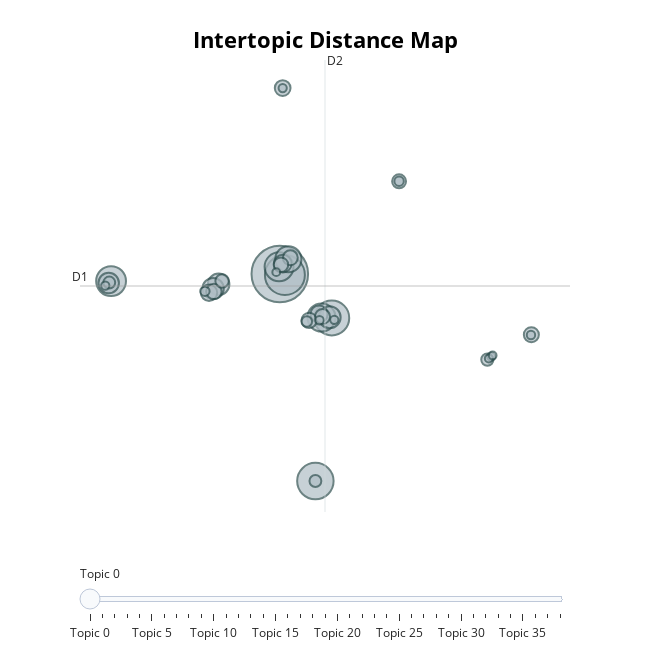

Source (notebook cell):
### Code cell
topic_model.visualize_topics(custom_labels=True)

### Figure 1 — Plotly figure (JSON) as saved in the notebook; plotly's stock layout.template omitted (floating-point values rounded to 4 significant figures)
{"data": [{"customdata": [[0, "bathroom | shower | hotel", 5098], [1, "stay hotel | hotel | hotels", 2545], [2, "excellent hotel | hotel excellent | hotel fantastic", 2116], [3, "excellent breakfast | breakfast excellent | nice breakfast", 1939], [4, "hotel hanoi | hanoi hotel | hanoi stay", 1419], [5, "close beach | nice beach | beach nice", 1334], [6, "bike ride | bicycle | bicycles", 1255], [7, "hotel vietnam | vietnam hotel | hotels vietnam", 1091], [8, "nice pool | pool nice | rooftop pool", 772], [9, "staff helpful | staffs friendly | staff helpfull", 741], [10, "spacious clean | clean clean | clean spacious", 723], [11, "hotel hoi | town hoi | hoi town", 670], [12, "tanh market | ben market | thanh market", 502], [13, "close airport | airport nice | distance airport", 472], [14, "excellent location | location excellent | nice location", 427], [15, "night market | market night | night markets", 395], [16, "helpful location | location helpful | friendly location", 380], [17, "shower water | water shower | toilet shower", 374], [18, "hotel | vietnamese | buffet", 361], [19, "overlooking river | river view | view river", 360], [20, "hotels saigon | saigon stay | hotel saigon", 356], [21, "trang hotel | hotel nha | nha trang", 338], [22, "return stay | stay return | stay stayed", 310], [23, "staff english | english staff | english fluently", 287], [24, "perfect perfect | perfect | excellent perfect", 238], [25, "stars hotel | star hotel | hotel star", 224], [26, "return ho | visit ho | visiting ho", 223], [27, "noise night | loud noise | night noisy", 179], [28, "money worth | money worthy | worth money", 141], [29, "awesome stay | nice stay | stay excellent", 141], [30, "tea staff | breakfast tea | tea nice", 116], [31, "convenient lake | lake nice | lake lake", 113], [32, "hcmc hotel | hotel hcmc | hcm hotel", 109], [33, "ancient town | distance ancient | town nice", 108], [34, "vegetarians hotel | breakfast vegetarian | breakfast vegetarians", 108], [35, "fine | nice fine | fine fine", 107], [36, "goodie | nice | nguyen nice", 102], [37, "halong bay | bay hotel | bay hostel", 98], [38, "fantastic fantastic | amazing fantastic | super fantastic", 96]], "hovertemplate": "<b>Topic %{customdata[0]}</b><br>%{customdata[1]}<br>Size: %{customdata[2]}", "legendgroup": "", "marker": {"color": "#B0BEC5", "line": {"color": "DarkSlateGrey", "width": 2}, "size": [5098, 2545, 2116, 1939, 1419, 1334, 1255, 1091, 772, 741, 723, 670, 502, 472, 427, 395, 380, 374, 361, 360, 356, 338, 310, 287, 238, 224, 223, 179, 141, 141, 116, 113, 109, 108, 108, 107, 102, 98, 96], "sizemode": "area", "sizeref": 3.186, "symbol": "circle"}, "mode": "markers", "name": "", "orientation": "v", "showlegend": false, "type": "scatter", "x": [0.4466, 0.8201, 3.057, 4.26, -11.93, 0.3914, 3.505, 1.073, 4.103, -4.043, -4.447, -12.11, 0.6644, 3.33, -4.748, 0.6567, -4.391, 2.602, 3.581, 18.9, 1.217, 0.5321, 9.198, -3.79, 15.67, 3.059, -12.07, 2.425, -5.05, 9.199, 3.356, 18.88, -12.36, 0.6567, 4.444, 15.96, 15.78, 0.1872, 16.07], "xaxis": "x", "y": [0.08692, -0.009056, -19.47, -4.07, -0.5894, 0.7596, -4.024, 1.471, -4.003, -0.8911, -1.295, -0.7642, 1.068, -3.696, -1.682, 17.64, -1.559, -4.287, -3.936, -5.647, 1.611, 0.9504, 8.835, -0.5725, -8.0, -19.46, -0.7221, -4.406, -1.554, 8.836, -4.282, -5.676, -1.015, 17.64, -4.243, -7.715, -7.889, 0.2581, -7.608], "yaxis": "y"}], "layout": {"annotations": [{"showarrow": false, "text": "D1", "x": -14.21, "y": -1.05, "yshift": 10}, {"showarrow": false, "text": "D2", "x": 3.762, "xshift": 10, "y": 20.29}], "height": 650, "hoverlabel": {"bgcolor": "white", "font": {"family": "Rockwell", "size": 16}}, "legend": {"itemsizing": "constant", "tracegroupgap": 0}, "margin": {"t": 60}, "shapes": [{"line": {"color": "#CFD8DC", "width": 2}, "type": "line", "x0": 3.762, "x1": 3.762, "y0": -22.39, "y1": 20.29}, {"line": {"color": "#9E9E9E", "width": 2}, "type": "line", "x0": -14.21, "x1": 21.74, "y0": -1.05, "y1": -1.05}], "sliders": [{"active": 0, "pad": {"t": 50}, "steps": [{"args": [{"marker.color": [["red", "#B0BEC5", "#B0BEC5", "#B0BEC5", "#B0BEC5", "#B0BEC5", "#B0BEC5", "#B0BEC5", "#B0BEC5", "#B0BEC5", "#B0BEC5", "#B0BEC5", "#B0BEC5", "#B0BEC5", "#B0BEC5", "#B0BEC5", "#B0BEC5", "#B0BEC5", "#B0BEC5", "#B0BEC5", "#B0BEC5", "#B0BEC5", "#B0BEC5", "#B0BEC5", "#B0BEC5", "#B0BEC5", "#B0BEC5", "#B0BEC5", "#B0BEC5", "#B0BEC5", "#B0BEC5", "#B0BEC5", "#B0BEC5", "#B0BEC5", "#B0BEC5", "#B0BEC5", "#B0BEC5", "#B0BEC5", "#B0BEC5"]]}], "label": "Topic 0", "method": "update"}, {"args": [{"marker.color": [["#B0BEC5", "red", "#B0BEC5", "#B0BEC5", "#B0BEC5", "#B0BEC5", "#B0BEC5", "#B0BEC5", "#B0BEC5", "#B0BEC5", "#B0BEC5", "#B0BEC5", "#B0BEC5", "#B0BEC5", "#B0BEC5", "#B0BEC5", "#B0BEC5", "#B0BEC5", "#B0BEC5", "#B0BEC5", "#B0BEC5", "#B0BEC5", "#B0BEC5", "#B0BEC5", "#B0BEC5", "#B0BEC5", "#B0BEC5", "#B0BEC5", "#B0BEC5", "#B0BEC5", "#B0BEC5", "#B0BEC5", "#B0BEC5", "#B0BEC5", "#B0BEC5", "#B0BEC5", "#B0BEC5", "#B0BEC5", "#B0BEC5"]]}], "label": "Topic 1", "method": "update"}, {"args": [{"marker.color": [["#B0BEC5", "#B0BEC5", "red", "#B0BEC5", "#B0BEC5", "#B0BEC5", "#B0BEC5", "#B0BEC5", "#B0BEC5", "#B0BEC5", "#B0BEC5", "#B0BEC5", "#B0BEC5", "#B0BEC5", "#B0BEC5", "#B0BEC5", "#B0BEC5", "#B0BEC5", "#B0BEC5", "#B0BEC5", "#B0BEC5", "#B0BEC5", "#B0BEC5", "#B0BEC5", "#B0BEC5", "#B0BEC5", "#B0BEC5", "#B0BEC5", "#B0BEC5", "#B0BEC5", "#B0BEC5", "#B0BEC5", "#B0BEC5", "#B0BEC5", "#B0BEC5", "#B0BEC5", "#B0BEC5", "#B0BEC5", "#B0BEC5"]]}], "label": "Topic 2", "method": "update"}, {"args": [{"marker.color": [["#B0BEC5", "#B0BEC5", "#B0BEC5", "red", "#B0BEC5", "#B0BEC5", "#B0BEC5", "#B0BEC5", "#B0BEC5", "#B0BEC5", "#B0BEC5", "#B0BEC5", "#B0BEC5", "#B0BEC5", "#B0BEC5", "#B0BEC5", "#B0BEC5", "#B0BEC5", "#B0BEC5", "#B0BEC5", "#B0BEC5", "#B0BEC5", "#B0BEC5", "#B0BEC5", "#B0BEC5", "#B0BEC5", "#B0BEC5", "#B0BEC5", "#B0BEC5", "#B0BEC5", "#B0BEC5", "#B0BEC5", "#B0BEC5", "#B0BEC5", "#B0BEC5", "#B0BEC5", "#B0BEC5", "#B0BEC5", "#B0BEC5"]]}], "label": "Topic 3", "method": "update"}, {"args": [{"marker.color": [["#B0BEC5", "#B0BEC5", "#B0BEC5", "#B0BEC5", "red", "#B0BEC5", "#B0BEC5", "#B0BEC5", "#B0BEC5", "#B0BEC5", "#B0BEC5", "#B0BEC5", "#B0BEC5", "#B0BEC5", "#B0BEC5", "#B0BEC5", "#B0BEC5", "#B0BEC5", "#B0BEC5", "#B0BEC5", "#B0BEC5", "#B0BEC5", "#B0BEC5", "#B0BEC5", "#B0BEC5", "#B0BEC5", "#B0BEC5", "#B0BEC5", "#B0BEC5", "#B0BEC5", "#B0BEC5", "#B0BEC5", "#B0BEC5", "#B0BEC5", "#B0BEC5", "#B0BEC5", "#B0BEC5", "#B0BEC5", "#B0BEC5"]]}], "label": "Topic 4", "method": "update"}, {"args": [{"marker.color": [["#B0BEC5", "#B0BEC5", "#B0BEC5", "#B0BEC5", "#B0BEC5", "red", "#B0BEC5", "#B0BEC5", "#B0BEC5", "#B0BEC5", "#B0BEC5", "#B0BEC5", "#B0BEC5", "#B0BEC5", "#B0BEC5", "#B0BEC5", "#B0BEC5", "#B0BEC5", "#B0BEC5", "#B0BEC5", "#B0BEC5", "#B0BEC5", "#B0BEC5", "#B0BEC5", "#B0BEC5", "#B0BEC5", "#B0BEC5", "#B0BEC5", "#B0BEC5", "#B0BEC5", "#B0BEC5", "#B0BEC5", "#B0BEC5", "#B0BEC5", "#B0BEC5", "#B0BEC5", "#B0BEC5", "#B0BEC5", "#B0BEC5"]]}], "label": "Topic 5", "method": "update"}, {"args": [{"marker.color": [["#B0BEC5", "#B0BEC5", "#B0BEC5", "#B0BEC5", "#B0BEC5", "#B0BEC5", "red", "#B0BEC5", "#B0BEC5", "#B0BEC5", "#B0BEC5", "#B0BEC5", "#B0BEC5", "#B0BEC5", "#B0BEC5", "#B0BEC5", "#B0BEC5", "#B0BEC5", "#B0BEC5", "#B0BEC5", "#B0BEC5", "#B0BEC5", "#B0BEC5", "#B0BEC5", "#B0BEC5", "#B0BEC5", "#B0BEC5", "#B0BEC5", "#B0BEC5", "#B0BEC5", "#B0BEC5", "#B0BEC5", "#B0BEC5", "#B0BEC5", "#B0BEC5", "#B0BEC5", "#B0BEC5", "#B0BEC5", "#B0BEC5"]]}], "label": "Topic 6", "method": "update"}, {"args": [{"marker.color": [["#B0BEC5", "#B0BEC5", "#B0BEC5", "#B0BEC5", "#B0BEC5", "#B0BEC5", "#B0BEC5", "red", "#B0BEC5", "#B0BEC5", "#B0BEC5", "#B0BEC5", "#B0BEC5", "#B0BEC5", "#B0BEC5", "#B0BEC5", "#B0BEC5", "#B0BEC5", "#B0BEC5", "#B0BEC5", "#B0BEC5", "#B0BEC5", "#B0BEC5", "#B0BEC5", "#B0BEC5", "#B0BEC5", "#B0BEC5", "#B0BEC5", "#B0BEC5", "#B0BEC5", "#B0BEC5", "#B0BEC5", "#B0BEC5", "#B0BEC5", "#B0BEC5", "#B0BEC5", "#B0BEC5", "#B0BEC5", "#B0BEC5"]]}], "label": "Topic 7", "method": "update"}, {"args": [{"marker.color": [["#B0BEC5", "#B0BEC5", "#B0BEC5", "#B0BEC5", "#B0BEC5", "#B0BEC5", "#B0BEC5", "#B0BEC5", "red", "#B0BEC5", "#B0BEC5", "#B0BEC5", "#B0BEC5", "#B0BEC5", "#B0BEC5", "#B0BEC5", "#B0BEC5", "#B0BEC5", "#B0BEC5", "#B0BEC5", "#B0BEC5", "#B0BEC5", "#B0BEC5", "#B0BEC5", "#B0BEC5", "#B0BEC5", "#B0BEC5", "#B0BEC5", "#B0BEC5", "#B0BEC5", "#B0BEC5", "#B0BEC5", "#B0BEC5", "#B0BEC5", "#B0BEC5", "#B0BEC5", "#B0BEC5", "#B0BEC5", "#B0BEC5"]]}], "label": "Topic 8", "method": "update"}, {"args": [{"marker.color": [["#B0BEC5", "#B0BEC5", "#B0BEC5", "#B0BEC5", "#B0BEC5", "#B0BEC5", "#B0BEC5", "#B0BEC5", "#B0BEC5", "red", "#B0BEC5", "#B0BEC5", "#B0BEC5", "#B0BEC5", "#B0BEC5", "#B0BEC5", "#B0BEC5", "#B0BEC5", "#B0BEC5", "#B0BEC5", "#B0BEC5", "#B0BEC5", "#B0BEC5", "#B0BEC5", "#B0BEC5", "#B0BEC5", "#B0BEC5", "#B0BEC5", "#B0BEC5", "#B0BEC5", "#B0BEC5", "#B0BEC5", "#B0BEC5", "#B0BEC5", "#B0BEC5", "#B0BEC5", "#B0BEC5", "#B0BEC5", "#B0BEC5"]]}], "label": "Topic 9", "method": "update"}, {"args": [{"marker.color": [["#B0BEC5", "#B0BEC5", "#B0BEC5", "#B0BEC5", "#B0BEC5", "#B0BEC5", "#B0BEC5", "#B0BEC5", "#B0BEC5", "#B0BEC5", "red", "#B0BEC5", "#B0BEC5", "#B0BEC5", "#B0BEC5", "#B0BEC5", "#B0BEC5", "#B0BEC5", "#B0BEC5", "#B0BEC5", "#B0BEC5", "#B0BEC5", "#B0BEC5", "#B0BEC5", "#B0BEC5", "#B0BEC5", "#B0BEC5", "#B0BEC5", "#B0BEC5", "#B0BEC5", "#B0BEC5", "#B0BEC5", "#B0BEC5", "#B0BEC5", "#B0BEC5", "#B0BEC5", "#B0BEC5", "#B0BEC5", "#B0BEC5"]]}], "label": "Topic 10", "method": "update"}, {"args": [{"marker.color": [["#B0BEC5", "#B0BEC5", "#B0BEC5", "#B0BEC5", "#B0BEC5", "#B0BEC5", "#B0BEC5", "#B0BEC5", "#B0BEC5", "#B0BEC5", "#B0BEC5", "red", "#B0BEC5", "#B0BEC5", "#B0BEC5", "#B0BEC5", "#B0BEC5", "#B0BEC5", "#B0BEC5", "#B0BEC5", "#B0BEC5", "#B0BEC5", "#B0BEC5", "#B0BEC5", "#B0BEC5", "#B0BEC5", "#B0BEC5", "#B0BEC5", "#B0BEC5", "#B0BEC5", "#B0BEC5", "#B0BEC5", "#B0BEC5", "#B0BEC5", "#B0BEC5", "#B0BEC5", "#B0BEC5", "#B0BEC5", "#B0BEC5"]]}], "label": "Topic 11", "method": "update"}, {"args": [{"marker.color": [["#B0BEC5", "#B0BEC5", "#B0BEC5", "#B0BEC5", "#B0BEC5", "#B0BEC5", "#B0BEC5", "#B0BEC5", "#B0BEC5", "#B0BEC5", "#B0BEC5", "#B0BEC5", "red", "#B0BEC5", "#B0BEC5", "#B0BEC5", "#B0BEC5", "#B0BEC5", "#B0BEC5", "#B0BEC5", "#B0BEC5", "#B0BEC5", "#B0BEC5", "#B0BEC5", "#B0BEC5", "#B0BEC5", "#B0BEC5", "#B0BEC5", "#B0BEC5", "#B0BEC5", "#B0BEC5", "#B0BEC5", "#B0BEC5", "#B0BEC5", "#B0BEC5", "#B0BEC5", "#B0BEC5", "#B0BEC5", "#B0BEC5"]]}], "label": "Topic 12", "method": "update"}, {"args": [{"marker.color": [["#B0BEC5", "#B0BEC5", "#B0BEC5", "#B0BEC5", "#B0BEC5", "#B0BEC5", "#B0BEC5", "#B0BEC5", "#B0BEC5", "#B0BEC5", "#B0BEC5", "#B0BEC5", "#B0BEC5", "red", "#B0BEC5", "#B0BEC5", "#B0BEC5", "#B0BEC5", "#B0BEC5", "#B0BEC5", "#B0BEC5", "#B0BEC5", "#B0BEC5", "#B0BEC5", "#B0BEC5", "#B0BEC5", "#B0BEC5", "#B0BEC5", "#B0BEC5", "#B0BEC5", "#B0BEC5", "#B0BEC5", "#B0BEC5", "#B0BEC5", "#B0BEC5", "#B0BEC5", "#B0BEC5", "#B0BEC5", "#B0BEC5"]]}], "label": "Topic 13", "method": "update"}, {"args": [{"marker.color": [["#B0BEC5", "#B0BEC5", "#B0BEC5", "#B0BEC5", "#B0BEC5", "#B0BEC5", "#B0BEC5", "#B0BEC5", "#B0BEC5", "#B0BEC5", "#B0BEC5", "#B0BEC5", "#B0BEC5", "#B0BEC5", "red", "#B0BEC5", "#B0BEC5", "#B0BEC5", "#B0BEC5", "#B0BEC5", "#B0BEC5", "#B0BEC5", "#B0BEC5", "#B0BEC5", "#B0BEC5", "#B0BEC5", "#B0BEC5", "#B0BEC5", "#B0BEC5", "#B0BEC5", "#B0BEC5", "#B0BEC5", "#B0BEC5", "#B0BEC5", "#B0BEC5", "#B0BEC5", "#B0BEC5", "#B0BEC5", "#B0BEC5"]]}], "label": "Topic 14", "method": "update"}, {"args": [{"marker.color": [["#B0BEC5", "#B0BEC5", "#B0BEC5", "#B0BEC5", "#B0BEC5", "#B0BEC5", "#B0BEC5", "#B0BEC5", "#B0BEC5", "#B0BEC5", "#B0BEC5", "#B0BEC5", "#B0BEC5", "#B0BEC5", "#B0BEC5", "red", "#B0BEC5", "#B0BEC5", "#B0BEC5", "#B0BEC5", "#B0BEC5", "#B0BEC5", "#B0BEC5", "#B0BEC5", "#B0BEC5", "#B0BEC5", "#B0BEC5", "#B0BEC5", "#B0BEC5", "#B0BEC5", "#B0BEC5", "#B0BEC5", "#B0BEC5", "#B0BEC5", "#B0BEC5", "#B0BEC5", "#B0BEC5", "#B0BEC5", "#B0BEC5"]]}], "label": "Topic 15", "method": "update"}, {"args": [{"marker.color": [["#B0BEC5", "#B0BEC5", "#B0BEC5", "#B0BEC5", "#B0BEC5", "#B0BEC5", "#B0BEC5", "#B0BEC5", "#B0BEC5", "#B0BEC5", "#B0BEC5", "#B0BEC5", "#B0BEC5", "#B0BEC5", "#B0BEC5", "#B0BEC5", "red", "#B0BEC5", "#B0BEC5", "#B0BEC5", "#B0BEC5", "#B0BEC5", "#B0BEC5", "#B0BEC5", "#B0BEC5", "#B0BEC5", "#B0BEC5", "#B0BEC5", "#B0BEC5", "#B0BEC5", "#B0BEC5", "#B0BEC5", "#B0BEC5", "#B0BEC5", "#B0BEC5", "#B0BEC5", "#B0BEC5", "#B0BEC5", "#B0BEC5"]]}], "label": "Topic 16", "method": "update"}, {"args": [{"marker.color": [["#B0BEC5", "#B0BEC5", "#B0BEC5", "#B0BEC5", "#B0BEC5", "#B0BEC5", "#B0BEC5", "#B0BEC5", "#B0BEC5", "#B0BEC5", "#B0BEC5", "#B0BEC5", "#B0BEC5", "#B0BEC5", "#B0BEC5", "#B0BEC5", "#B0BEC5", "red", "#B0BEC5", "#B0BEC5", "#B0BEC5", "#B0BEC5", "#B0BEC5", "#B0BEC5", "#B0BEC5", "#B0BEC5", "#B0BEC5", "#B0BEC5", "#B0BEC5", "#B0BEC5", "#B0BEC5", "#B0BEC5", "#B0BEC5", "#B0BEC5", "#B0BEC5", "#B0BEC5", "#B0BEC5", "#B0BEC5", "#B0BEC5"]]}], "label": "Topic 17", "method": "update"}, {"args": [{"marker.color": [["#B0BEC5", "#B0BEC5", "#B0BEC5", "#B0BEC5", "#B0BEC5", "#B0BEC5", "#B0BEC5", "#B0BEC5", "#B0BEC5", "#B0BEC5", "#B0BEC5", "#B0BEC5", "#B0BEC5", "#B0BEC5", "#B0BEC5", "#B0BEC5", "#B0BEC5", "#B0BEC5", "red", "#B0BEC5", "#B0BEC5", "#B0BEC5", "#B0BEC5", "#B0BEC5", "#B0BEC5", "#B0BEC5", "#B0BEC5", "#B0BEC5", "#B0BEC5", "#B0BEC5", "#B0BEC5", "#B0BEC5", "#B0BEC5", "#B0BEC5", "#B0BEC5", "#B0BEC5", "#B0BEC5", "#B0BEC5", "#B0BEC5"]]}], "label": "Topic 18", "method": "update"}, {"args": [{"marker.color": [["#B0BEC5", "#B0BEC5", "#B0BEC5", "#B0BEC5", "#B0BEC5", "#B0BEC5", "#B0BEC5", "#B0BEC5", "#B0BEC5", "#B0BEC5", "#B0BEC5", "#B0BEC5", "#B0BEC5", "#B0BEC5", "#B0BEC5", "#B0BEC5", "#B0BEC5", "#B0BEC5", "#B0BEC5", "red", "#B0BEC5", "#B0BEC5", "#B0BEC5", "#B0BEC5", "#B0BEC5", "#B0BEC5", "#B0BEC5", "#B0BEC5", "#B0BEC5", "#B0BEC5", "#B0BEC5", "#B0BEC5", "#B0BEC5", "#B0BEC5", "#B0BEC5", "#B0BEC5", "#B0BEC5", "#B0BEC5", "#B0BEC5"]]}], "label": "Topic 19", "method": "update"}, {"args": [{"marker.color": [["#B0BEC5", "#B0BEC5", "#B0BEC5", "#B0BEC5", "#B0BEC5", "#B0BEC5", "#B0BEC5", "#B0BEC5", "#B0BEC5", "#B0BEC5", "#B0BEC5", "#B0BEC5", "#B0BEC5", "#B0BEC5", "#B0BEC5", "#B0BEC5", "#B0BEC5", "#B0BEC5", "#B0BEC5", "#B0BEC5", "red", "#B0BEC5", "#B0BEC5", "#B0BEC5", "#B0BEC5", "#B0BEC5", "#B0BEC5", "#B0BEC5", "#B0BEC5", "#B0BEC5", "#B0BEC5", "#B0BEC5", "#B0BEC5", "#B0BEC5", "#B0BEC5", "#B0BEC5", "#B0BEC5", "#B0BEC5", "#B0BEC5"]]}], "label": "Topic 20", "method": "update"}, {"args": [{"marker.color": [["#B0BEC5", "#B0BEC5", "#B0BEC5", "#B0BEC5", "#B0BEC5", "#B0BEC5", "#B0BEC5", "#B0BEC5", "#B0BEC5", "#B0BEC5", "#B0BEC5", "#B0BEC5", "#B0BEC5", "#B0BEC5", "#B0BEC5", "#B0BEC5", "#B0BEC5", "#B0BEC5", "#B0BEC5", "#B0BEC5", "#B0BEC5", "red", "#B0BEC5", "#B0BEC5", "#B0BEC5", "#B0BEC5", "#B0BEC5", "#B0BEC5", "#B0BEC5", "#B0BEC5", "#B0BEC5", "#B0BEC5", "#B0BEC5", "#B0BEC5", "#B0BEC5", "#B0BEC5", "#B0BEC5", "#B0BEC5", "#B0BEC5"]]}], "label": "Topic 21", "method": "update"}, {"args": [{"marker.color": [["#B0BEC5", "#B0BEC5", "#B0BEC5", "#B0BEC5", "#B0BEC5", "#B0BEC5", "#B0BEC5", "#B0BEC5", "#B0BEC5", "#B0BEC5", "#B0BEC5", "#B0BEC5", "#B0BEC5", "#B0BEC5", "#B0BEC5", "#B0BEC5", "#B0BEC5", "#B0BEC5", "#B0BEC5", "#B0BEC5", "#B0BEC5", "#B0BEC5", "red", "#B0BEC5", "#B0BEC5", "#B0BEC5", "#B0BEC5", "#B0BEC5", "#B0BEC5", "#B0BEC5", "#B0BEC5", "#B0BEC5", "#B0BEC5", "#B0BEC5", "#B0BEC5", "#B0BEC5", "#B0BEC5", "#B0BEC5", "#B0BEC5"]]}], "label": "Topic 22", "method": "update"}, {"args": [{"marker.color": [["#B0BEC5", "#B0BEC5", "#B0BEC5", "#B0BEC5", "#B0BEC5", "#B0BEC5", "#B0BEC5", "#B0BEC5", "#B0BEC5", "#B0BEC5", "#B0BEC5", "#B0BEC5", "#B0BEC5", "#B0BEC5", "#B0BEC5", "#B0BEC5", "#B0BEC5", "#B0BEC5", "#B0BEC5", "#B0BEC5", "#B0BEC5", "#B0BEC5", "#B0BEC5", "red", "#B0BEC5", "#B0BEC5", "#B0BEC5", "#B0BEC5", "#B0BEC5", "#B0BEC5", "#B0BEC5", "#B0BEC5", "#B0BEC5", "#B0BEC5", "#B0BEC5", "#B0BEC5", "#B0BEC5", "#B0BEC5", "#B0BEC5"]]}], "label": "Topic 23", "method": "update"}, {"args": [{"marker.color": [["#B0BEC5", "#B0BEC5", "#B0BEC5", "#B0BEC5", "#B0BEC5", "#B0BEC5", "#B0BEC5", "#B0BEC5", "#B0BEC5", "#B0BEC5", "#B0BEC5", "#B0BEC5", "#B0BEC5", "#B0BEC5", "#B0BEC5", "#B0BEC5", "#B0BEC5", "#B0BEC5", "#B0BEC5", "#B0BEC5", "#B0BEC5", "#B0BEC5", "#B0BEC5", "#B0BEC5", "red", "#B0BEC5", "#B0BEC5", "#B0BEC5", "#B0BEC5", "#B0BEC5", "#B0BEC5", "#B0BEC5", "#B0BEC5", "#B0BEC5", "#B0BEC5", "#B0BEC5", "#B0BEC5", "#B0BEC5", "#B0BEC5"]]}], "label": "Topic 24", "method": "update"}, {"args": [{"marker.color": [["#B0BEC5", "#B0BEC5", "#B0BEC5", "#B0BEC5", "#B0BEC5", "#B0BEC5", "#B0BEC5", "#B0BEC5", "#B0BEC5", "#B0BEC5", "#B0BEC5", "#B0BEC5", "#B0BEC5", "#B0BEC5", "#B0BEC5", "#B0BEC5", "#B0BEC5", "#B0BEC5", "#B0BEC5", "#B0BEC5", "#B0BEC5", "#B0BEC5", "#B0BEC5", "#B0BEC5", "#B0BEC5", "red", "#B0BEC5", "#B0BEC5", "#B0BEC5", "#B0BEC5", "#B0BEC5", "#B0BEC5", "#B0BEC5", "#B0BEC5", "#B0BEC5", "#B0BEC5", "#B0BEC5", "#B0BEC5", "#B0BEC5"]]}], "label": "Topic 25", "method": "update"}, {"args": [{"marker.color": [["#B0BEC5", "#B0BEC5", "#B0BEC5", "#B0BEC5", "#B0BEC5", "#B0BEC5", "#B0BEC5", "#B0BEC5", "#B0BEC5", "#B0BEC5", "#B0BEC5", "#B0BEC5", "#B0BEC5", "#B0BEC5", "#B0BEC5", "#B0BEC5", "#B0BEC5", "#B0BEC5", "#B0BEC5", "#B0BEC5", "#B0BEC5", "#B0BEC5", "#B0BEC5", "#B0BEC5", "#B0BEC5", "#B0BEC5", "red", "#B0BEC5", "#B0BEC5", "#B0BEC5", "#B0BEC5", "#B0BEC5", "#B0BEC5", "#B0BEC5", "#B0BEC5", "#B0BEC5", "#B0BEC5", "#B0BEC5", "#B0BEC5"]]}], "label": "Topic 26", "method": "update"}, {"args": [{"marker.color": [["#B0BEC5", "#B0BEC5", "#B0BEC5", "#B0BEC5", "#B0BEC5", "#B0BEC5", "#B0BEC5", "#B0BEC5", "#B0BEC5", "#B0BEC5", "#B0BEC5", "#B0BEC5", "#B0BEC5", "#B0BEC5", "#B0BEC5", "#B0BEC5", "#B0BEC5", "#B0BEC5", "#B0BEC5", "#B0BEC5", "#B0BEC5", "#B0BEC5", "#B0BEC5", "#B0BEC5", "#B0BEC5", "#B0BEC5", "#B0BEC5", "red", "#B0BEC5", "#B0BEC5", "#B0BEC5", "#B0BEC5", "#B0BEC5", "#B0BEC5", "#B0BEC5", "#B0BEC5", "#B0BEC5", "#B0BEC5", "#B0BEC5"]]}], "label": "Topic 27", "method": "update"}, {"args": [{"marker.color": [["#B0BEC5", "#B0BEC5", "#B0BEC5", "#B0BEC5", "#B0BEC5", "#B0BEC5", "#B0BEC5", "#B0BEC5", "#B0BEC5", "#B0BEC5", "#B0BEC5", "#B0BEC5", "#B0BEC5", "#B0BEC5", "#B0BEC5", "#B0BEC5", "#B0BEC5", "#B0BEC5", "#B0BEC5", "#B0BEC5", "#B0BEC5", "#B0BEC5", "#B0BEC5", "#B0BEC5", "#B0BEC5", "#B0BEC5", "#B0BEC5", "#B0BEC5", "red", "#B0BEC5", "#B0BEC5", "#B0BEC5", "#B0BEC5", "#B0BEC5", "#B0BEC5", "#B0BEC5", "#B0BEC5", "#B0BEC5", "#B0BEC5"]]}], "label": "Topic 28", "method": "update"}, {"args": [{"marker.color": [["#B0BEC5", "#B0BEC5", "#B0BEC5", "#B0BEC5", "#B0BEC5", "#B0BEC5", "#B0BEC5", "#B0BEC5", "#B0BEC5", "#B0BEC5", "#B0BEC5", "#B0BEC5", "#B0BEC5", "#B0BEC5", "#B0BEC5", "#B0BEC5", "#B0BEC5", "#B0BEC5", "#B0BEC5", "#B0BEC5", "#B0BEC5", "#B0BEC5", "#B0BEC5", "#B0BEC5", "#B0BEC5", "#B0BEC5", "#B0BEC5", "#B0BEC5", "#B0BEC5", "red", "#B0BEC5", "#B0BEC5", "#B0BEC5", "#B0BEC5", "#B0BEC5", "#B0BEC5", "#B0BEC5", "#B0BEC5", "#B0BEC5"]]}], "label": "Topic 29", "method": "update"}, {"args": [{"marker.color": [["#B0BEC5", "#B0BEC5", "#B0BEC5", "#B0BEC5", "#B0BEC5", "#B0BEC5", "#B0BEC5", "#B0BEC5", "#B0BEC5", "#B0BEC5", "#B0BEC5", "#B0BEC5", "#B0BEC5", "#B0BEC5", "#B0BEC5", "#B0BEC5", "#B0BEC5", "#B0BEC5", "#B0BEC5", "#B0BEC5", "#B0BEC5", "#B0BEC5", "#B0BEC5", "#B0BEC5", "#B0BEC5", "#B0BEC5", "#B0BEC5", "#B0BEC5", "#B0BEC5", "#B0BEC5", "red", "#B0BEC5", "#B0BEC5", "#B0BEC5", "#B0BEC5", "#B0BEC5", "#B0BEC5", "#B0BEC5", "#B0BEC5"]]}], "label": "Topic 30", "method": "update"}, {"args": [{"marker.color": [["#B0BEC5", "#B0BEC5", "#B0BEC5", "#B0BEC5", "#B0BEC5", "#B0BEC5", "#B0BEC5", "#B0BEC5", "#B0BEC5", "#B0BEC5", "#B0BEC5", "#B0BEC5", "#B0BEC5", "#B0BEC5", "#B0BEC5", "#B0BEC5", "#B0BEC5", "#B0BEC5", "#B0BEC5", "#B0BEC5", "#B0BEC5", "#B0BEC5", "#B0BEC5", "#B0BEC5", "#B0BEC5", "#B0BEC5", "#B0BEC5", "#B0BEC5", "#B0BEC5", "#B0BEC5", "#B0BEC5", "red", "#B0BEC5", "#B0BEC5", "#B0BEC5", "#B0BEC5", "#B0BEC5", "#B0BEC5", "#B0BEC5"]]}], "label": "Topic 31", "method": "update"}, {"args": [{"marker.color": [["#B0BEC5", "#B0BEC5", "#B0BEC5", "#B0BEC5", "#B0BEC5", "#B0BEC5", "#B0BEC5", "#B0BEC5", "#B0BEC5", "#B0BEC5", "#B0BEC5", "#B0BEC5", "#B0BEC5", "#B0BEC5", "#B0BEC5", "#B0BEC5", "#B0BEC5", "#B0BEC5", "#B0BEC5", "#B0BEC5", "#B0BEC5", "#B0BEC5", "#B0BEC5", "#B0BEC5", "#B0BEC5", "#B0BEC5", "#B0BEC5", "#B0BEC5", "#B0BEC5", "#B0BEC5", "#B0BEC5", "#B0BEC5", "red", "#B0BEC5", "#B0BEC5", "#B0BEC5", "#B0BEC5", "#B0BEC5", "#B0BEC5"]]}], "label": "Topic 32", "method": "update"}, {"args": [{"marker.color": [["#B0BEC5", "#B0BEC5", "#B0BEC5", "#B0BEC5", "#B0BEC5", "#B0BEC5", "#B0BEC5", "#B0BEC5", "#B0BEC5", "#B0BEC5", "#B0BEC5", "#B0BEC5", "#B0BEC5", "#B0BEC5", "#B0BEC5", "#B0BEC5", "#B0BEC5", "#B0BEC5", "#B0BEC5", "#B0BEC5", "#B0BEC5", "#B0BEC5", "#B0BEC5", "#B0BEC5", "#B0BEC5", "#B0BEC5", "#B0BEC5", "#B0BEC5", "#B0BEC5", "#B0BEC5", "#B0BEC5", "#B0BEC5", "#B0BEC5", "red", "#B0BEC5", "#B0BEC5", "#B0BEC5", "#B0BEC5", "#B0BEC5"]]}], "label": "Topic 33", "method": "update"}, {"args": [{"marker.color": [["#B0BEC5", "#B0BEC5", "#B0BEC5", "#B0BEC5", "#B0BEC5", "#B0BEC5", "#B0BEC5", "#B0BEC5", "#B0BEC5", "#B0BEC5", "#B0BEC5", "#B0BEC5", "#B0BEC5", "#B0BEC5", "#B0BEC5", "#B0BEC5", "#B0BEC5", "#B0BEC5", "#B0BEC5", "#B0BEC5", "#B0BEC5", "#B0BEC5", "#B0BEC5", "#B0BEC5", "#B0BEC5", "#B0BEC5", "#B0BEC5", "#B0BEC5", "#B0BEC5", "#B0BEC5", "#B0BEC5", "#B0BEC5", "#B0BEC5", "#B0BEC5", "red", "#B0BEC5", "#B0BEC5", "#B0BEC5", "#B0BEC5"]]}], "label": "Topic 34", "method": "update"}, {"args": [{"marker.color": [["#B0BEC5", "#B0BEC5", "#B0BEC5", "#B0BEC5", "#B0BEC5", "#B0BEC5", "#B0BEC5", "#B0BEC5", "#B0BEC5", "#B0BEC5", "#B0BEC5", "#B0BEC5", "#B0BEC5", "#B0BEC5", "#B0BEC5", "#B0BEC5", "#B0BEC5", "#B0BEC5", "#B0BEC5", "#B0BEC5", "#B0BEC5", "#B0BEC5", "#B0BEC5", "#B0BEC5", "#B0BEC5", "#B0BEC5", "#B0BEC5", "#B0BEC5", "#B0BEC5", "#B0BEC5", "#B0BEC5", "#B0BEC5", "#B0BEC5", "#B0BEC5", "#B0BEC5", "red", "#B0BEC5", "#B0BEC5", "#B0BEC5"]]}], "label": "Topic 35", "method": "update"}, {"args": [{"marker.color": [["#B0BEC5", "#B0BEC5", "#B0BEC5", "#B0BEC5", "#B0BEC5", "#B0BEC5", "#B0BEC5", "#B0BEC5", "#B0BEC5", "#B0BEC5", "#B0BEC5", "#B0BEC5", "#B0BEC5", "#B0BEC5", "#B0BEC5", "#B0BEC5", "#B0BEC5", "#B0BEC5", "#B0BEC5", "#B0BEC5", "#B0BEC5", "#B0BEC5", "#B0BEC5", "#B0BEC5", "#B0BEC5", "#B0BEC5", "#B0BEC5", "#B0BEC5", "#B0BEC5", "#B0BEC5", "#B0BEC5", "#B0BEC5", "#B0BEC5", "#B0BEC5", "#B0BEC5", "#B0BEC5", "red", "#B0BEC5", "#B0BEC5"]]}], "label": "Topic 36", "method": "update"}, {"args": [{"marker.color": [["#B0BEC5", "#B0BEC5", "#B0BEC5", "#B0BEC5", "#B0BEC5", "#B0BEC5", "#B0BEC5", "#B0BEC5", "#B0BEC5", "#B0BEC5", "#B0BEC5", "#B0BEC5", "#B0BEC5", "#B0BEC5", "#B0BEC5", "#B0BEC5", "#B0BEC5", "#B0BEC5", "#B0BEC5", "#B0BEC5", "#B0BEC5", "#B0BEC5", "#B0BEC5", "#B0BEC5", "#B0BEC5", "#B0BEC5", "#B0BEC5", "#B0BEC5", "#B0BEC5", "#B0BEC5", "#B0BEC5", "#B0BEC5", "#B0BEC5", "#B0BEC5", "#B0BEC5", "#B0BEC5", "#B0BEC5", "red", "#B0BEC5"]]}], "label": "Topic 37", "method": "update"}, {"args": [{"marker.color": [["#B0BEC5", "#B0BEC5", "#B0BEC5", "#B0BEC5", "#B0BEC5", "#B0BEC5", "#B0BEC5", "#B0BEC5", "#B0BEC5", "#B0BEC5", "#B0BEC5", "#B0BEC5", "#B0BEC5", "#B0BEC5", "#B0BEC5", "#B0BEC5", "#B0BEC5", "#B0BEC5", "#B0BEC5", "#B0BEC5", "#B0BEC5", "#B0BEC5", "#B0BEC5", "#B0BEC5", "#B0BEC5", "#B0BEC5", "#B0BEC5", "#B0BEC5", "#B0BEC5", "#B0BEC5", "#B0BEC5", "#B0BEC5", "#B0BEC5", "#B0BEC5", "#B0BEC5", "#B0BEC5", "#B0BEC5", "#B0BEC5", "red"]]}], "label": "Topic 38", "method": "update"}]}], "title": {"font": {"color": "Black", "size": 22}, "text": "<b>Intertopic Distance Map</b>", "x": 0.5, "xanchor": "center", "y": 0.95, "yanchor": "top"}, "width": 650, "xaxis": {"anchor": "y", "domain": [0, 1], "range": [-14.21, 21.74], "title": {"text": ""}, "type": "linear", "visible": false}, "yaxis": {"anchor": "x", "domain": [0, 1], "range": [-22.39, 20.29], "title": {"text": ""}, "type": "linear", "visible": false}}}
